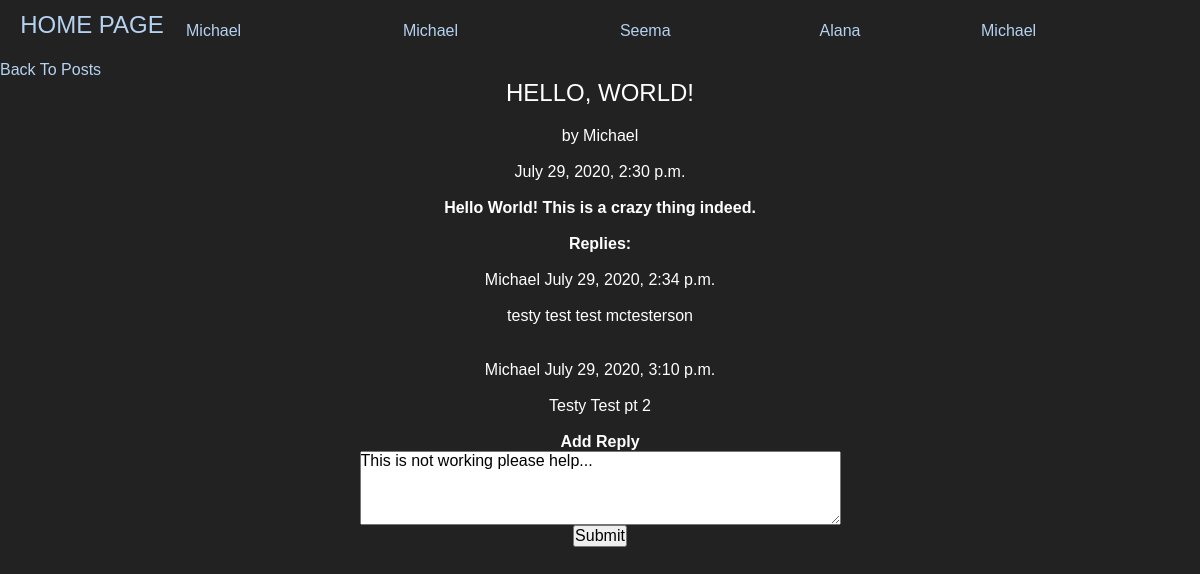
/blog/1 (signed in), run on the app's committed database.
### blog/models.py (models this page shows, shortened)
class Post(models.Model):
    title = models.CharField(max_length=255)
    message = models.TextField()
    date = models.DateTimeField(auto_now_add=True)
    author = models.ForeignKey(User, on_delete=models.CASCADE, related_name='author')
    replies = models.ManyToOneRel
    class Meta:
        ordering = ['date']

class Reply(models.Model):
    post = models.ForeignKey(Post, on_delete=models.CASCADE, related_name='mainPost')
    message = models.TextField()
    date = models.DateTimeField(auto_now_add=True, )
    author = models.ForeignKey(User, on_delete=models.CASCADE, related_name='replyAuthor')
    class Meta:
        ordering = ['date']

### blog/views.py (the view)
# urls.py: path("<int:post_id>", views.post, name="post"),  # view individual post
def post(request, post_id):
    postToShow = Post.objects.get(pk=post_id)
    replies = Reply.objects.filter(post=postToShow)
    return render(request, "blog/post.html", {
        "post": postToShow,
        "replies": replies,
    })

### blog/templates/blog/post.html (shortened to what this page needs)
{% extends "home/layout.html" %}
{% block body %}
    <a href="/blog"> Back To Posts</a>
    <div align="middle">
        <h1>{{ post.title }}</h1>
        <p>by {{ post.author }}</p>
         <p> {{ post.date }}</p>
        <h4>{{ post.message }}</h4>
        <h3>Replies:</h3>
        {% for reply in replies %}
            <p><br>{{ reply.author }} {{reply.date}}</p>
            <p>{{ reply.message }}<br></p>
        {% endfor %}
        <h3>Add Reply</h3>
        <form action="{% url 'reply' post.id %}" method="post">
            <textarea  name="replyText" rows="4" cols="50" placeholder="Enter Reply Here">This is not working please help...
            </textarea>
        <br>
        <input type="submit">
        </form>
    </div>
{% endblock %}

### home/templates/home/layout.html (shortened to what this page needs)
<!DOCTYPE html>
<html lang="en">
    <head>
        {% load static %}
        {% load static %}
        <link rel="stylesheet"  href="{% static 'home/' %}stylesheet.css" media="screen"/>
    </head>
    <body >
    <table  width="100%" height="60" border="0">
        <tbody>
            <tr>
                <td  align="center" valign="bottom" id="home" width="180" ><h1><a href="/">Home Page</a></h1></td>
                <td>
                    <table class="megamenu" height="57" width="100%" border="0">
                        <tbody>
                            <tr>
                                <td id="blog"><a  href="/blog">Michael</a></td>
                                <td id="michael"><a  href="/michael">Michael</a></td>
                                <td id="seema"><a href="/seema">Seema</a> </td>
                                <td id="alana"><a href="/alana">Alana</a> </td>
                                <td id="users"><a href="/users">
                                    {% if request.user.username == "" %}
                                        <a href="/users/login">Login</a>
                                    {% else %}
                                         <a href="/users">{{ request.user }}</a>
                                    {% endif%}</a></td>
                            </tr>
                        </tbody>
                    </table>
                </td>
            </tr>
        </tbody>
    </table>
        {% block body %}
        {% endblock %}
    </body>
</html>

### home/static/home/stylesheet.css (style rules this page uses)
a:link { text-decoration: none ; }
* { margin:0;padding:0 }
html, body { height:100% }
body { background:#222;font-family:Arial, Helvetica, sans-serif;font-size:100%;line-height:1.125em;color:#fff }
input, select, textarea { font-family:Arial, Helvetica, sans-serif; font-size:1em;vertical-align:middle;font-weight:normal }
p { margin-bottom:18px }
a { color:#b5d2f0;outline:none }
h1, h2 { line-height:1.2em;color:#fff;text-transform:uppercase;font-weight:normal;margin-bottom:19px }
h1 { font-size:24px }
h3 { font-size:1em }

### data on the page
Post: title "HELLO, WORLD!", author "Michael", date "July 29, 2020, 2:30 p.m.", message "Hello World! This is a crazy thing indeed."
Reply: author "Michael", date "July 29, 2020, 2:34 p.m.", message "testy test test mctesterson"
Reply: author "Michael", date "July 29, 2020, 3:10 p.m.", message "Testy Test pt 2"

### other printed values
{{ request.user }} "Michael"
